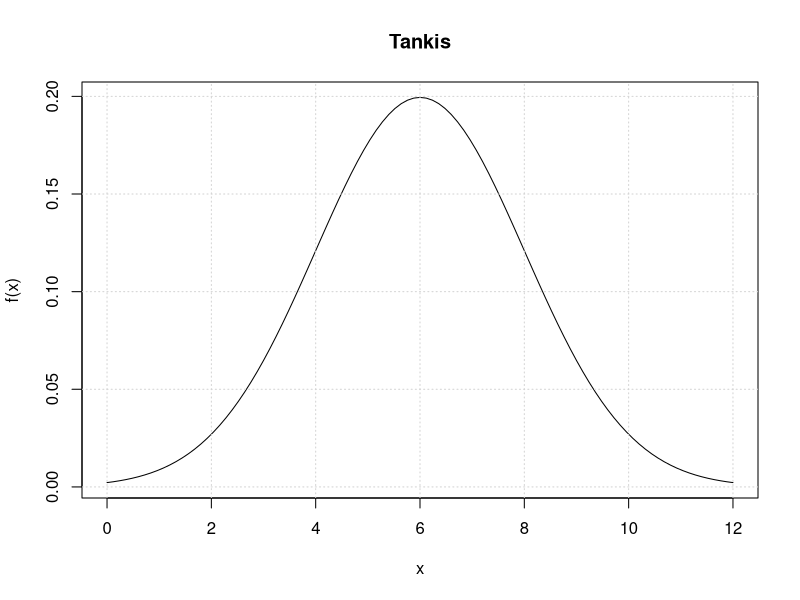
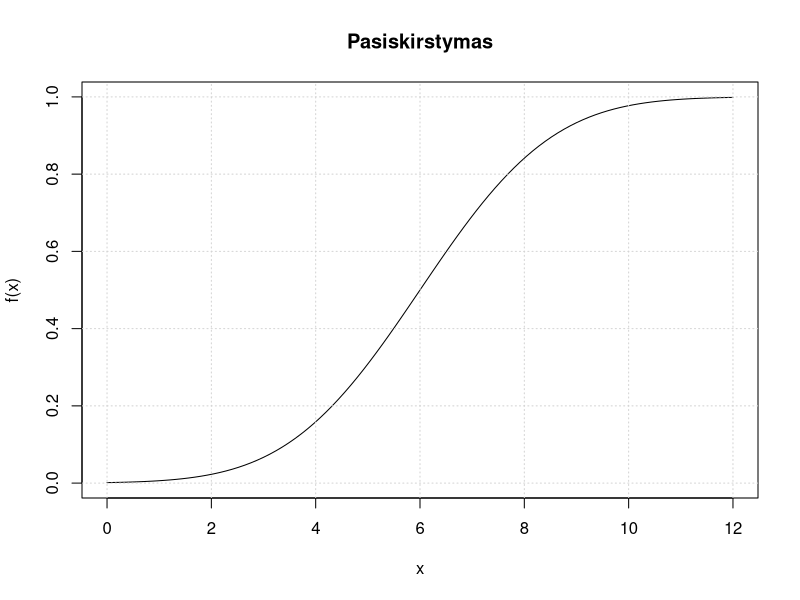
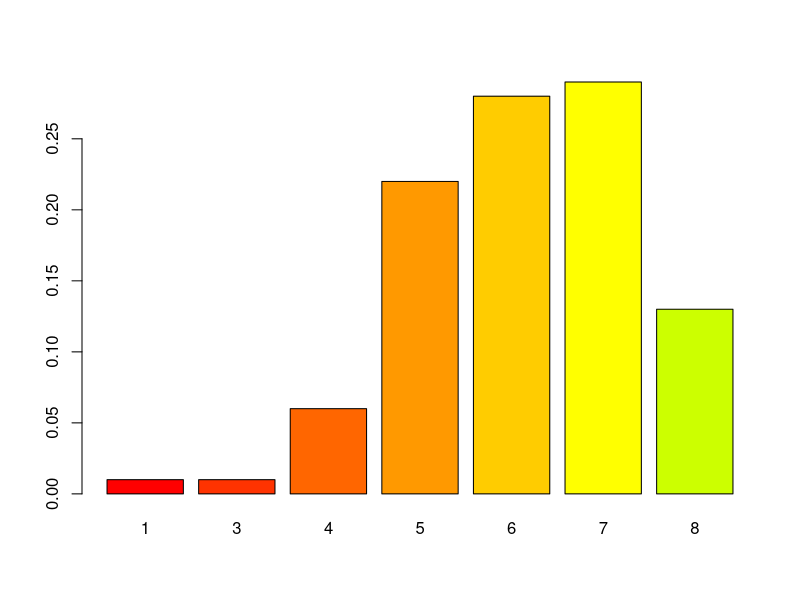

Reproduce these figures in R, in order.
# 1 uzduotis
p = 1/10
q = 1 - p
n = 4
# a)
P0 = dbinom(1, n, p)
# b)
P1 = dbinom(0, n, p)
# c)
P2 = 1 - P1
# D)
P3 = dbinom(0, n, p) + dbinom(1, n, p)

# 2 uzduotis
rm(list = ls())
p = 1/6
n = 7
x = 0:7
# a)
t = dbinom(x, n, p)
rbind(x, t)
# b)
pdf("diskretus.pdf")
par(mfrow = c(2, 1))
plot(x, t, type = "h", main = "Skirstinys", col = "red", lwd = 3)
f = pbinom(x, n, p)
rbind(x, f)
plot(x, f, type = "s", main = "F(x)", col = "blue", lwd = 2)
abline(v = x, lwd = 2, col = "white")
points(x, f, col = "blue", pch = 20, cex = 1)
dev.off()
# c)
EX = n * p; EX
x[which.max(t)]
# d)
P4 = dbinom(5, n, p) + dbinom(6, n, p) + dbinom(7, n, p); P4
# 4 uzduotis
rm(list = ls())
vid = 6
disp = 4
f = function(x) dnorm(x, vid, sqrt(disp))
a = vid - 3 * sqrt(disp)
b = vid + 3 * sqrt(disp)
curve(f, from = a, to = b, main = "Tankis"); grid() # tankio grafikas
f = function(x) pnorm(x, vid, sqrt(disp))
curve(f, from = a, to = b, main = "Pasiskirstymas"); grid() # pasiskirstymo grafikas
# 5 uzduotis
rm(list = ls())
jpeg("Tikimybe.jpg")
vid = 10
disp = 16
x = 2:13;
nuokrypis = sqrt(disp)
f = function(x) dnorm(x, vid, nuokrypis)
integrate(f, 2, 13)
curve(f,-2,22)
x1 = seq(2, 13, 0.1)
y1 = dnorm(x1, vid, nuokrypis)
x2 = c(2, x1, 13)
y2 = c(0, y1, 0)
polygon(x2, y2, col = "red", border = "blue")
dev.off()
# 6 uzduotis
rm(list = ls())
n = 8; p = 0.75
x = rbinom(100,n,p); x
table(x)
barplot(table(x)/100,col=rainbow(30))
# 7 uzduotis
rm(list = ls())
png("Norm_hist.png")
A <- rnorm(100,-2,3); A
hist(A)
lines(100, dnorm(100, -2, 3), lty = 2, col="blue")
lines(density(A), col = "red")
dev.off()